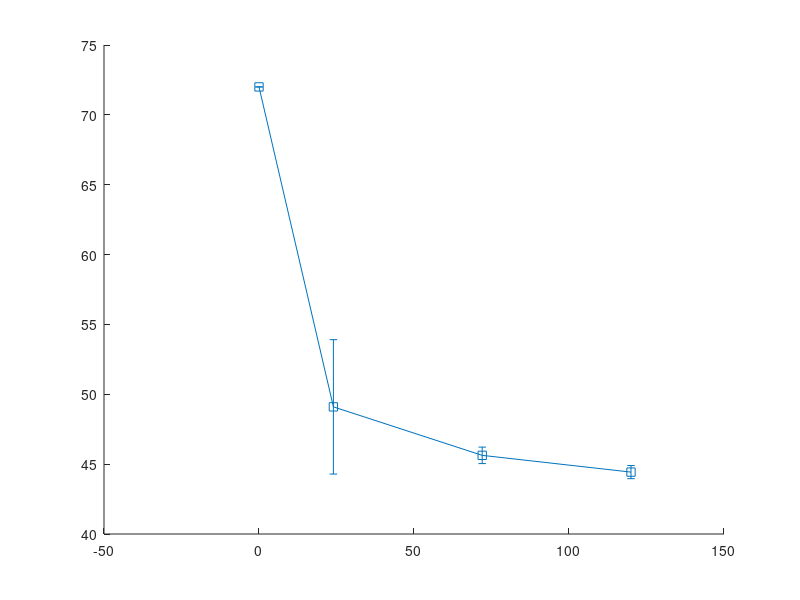

The MATLAB source for this figure: (Note: this script raises an error after producing the figure.)
% ==========================================================
% Surface Tension over Time — MFC vs Non-MFC
% ==========================================================
% ---- Δεδομένα MFC ----
hours_mfc = [0, 24, 72, 120];
mfc_avg   = [72, 49.10, 45.63, 44.43];
mfc_sd    = [0,  4.81,  0.59,  0.47];

% ---- Δεδομένα Non-MFC ----
hours_nonmfc = [0, 24, 72, 120];
nonmfc_avg   = [72, 52.75, 51.25, 48.9];
nonmfc_sd    = [0,  3.182, 0.3536, 3.5355];

% ---- Χρώματα: Teal 5 (MFC), Teal 2 (Non-MFC) ----
col_mfc    = [27  72  94]/255;
col_nonmfc = [128 174 154]/255;

% ---- Line plot με error bars ----
figure('Color', 'w');

errorbar(hours_mfc, mfc_avg, mfc_sd, '-s', 'Color', col_mfc, ...
    'MarkerFaceColor', col_mfc, 'MarkerEdgeColor', 'k', ...
    'LineWidth', 1.5, 'CapSize', 6, 'MarkerSize', 5);

hold on

errorbar(hours_nonmfc, nonmfc_avg, nonmfc_sd, '-o', 'Color', col_nonmfc, ...
    'MarkerFaceColor', col_nonmfc, 'MarkerEdgeColor', 'k', ...
    'LineWidth', 1.5, 'CapSize', 6, 'MarkerSize', 5);

hold off

% ---- Άξονες: Arial, χωρίς bold, edge μαύρο ----
set(gca, 'FontName', 'Arial', 'FontWeight', 'normal', 'FontSize', 12, ...
    'XColor', 'k', 'YColor', 'k', 'LineWidth', 1, 'Box', 'on');

xlabel('Time (h)', 'FontName', 'Arial', 'FontWeight', 'normal', 'FontSize', 13, 'Color', 'k');
ylabel('Optical density (600 nm)', 'FontName', 'Arial', 'FontWeight', 'normal', ...
    'FontSize', 13, 'Color', 'k');

xlim([0 130]);
ylim([0 80]);

% ---- Legend κάτω, χωρίς τίτλο ----
legend({'MFC', 'Non MFC'}, 'Location', 'southoutside', 'Orientation', 'horizontal', ...
    'Box', 'off', 'FontSize', 10, 'FontName', 'Arial');

% ---- Export full high resolution ----
set(gcf, 'PaperUnits', 'centimeters', 'PaperPosition', [0 0 18 12]);
set(gcf, 'Renderer', 'painters');
print(gcf, 'surfacetension', '-dtiff', '-r1200');
print(gcf, 'surfacetension', '-depsc', '-r1200');
